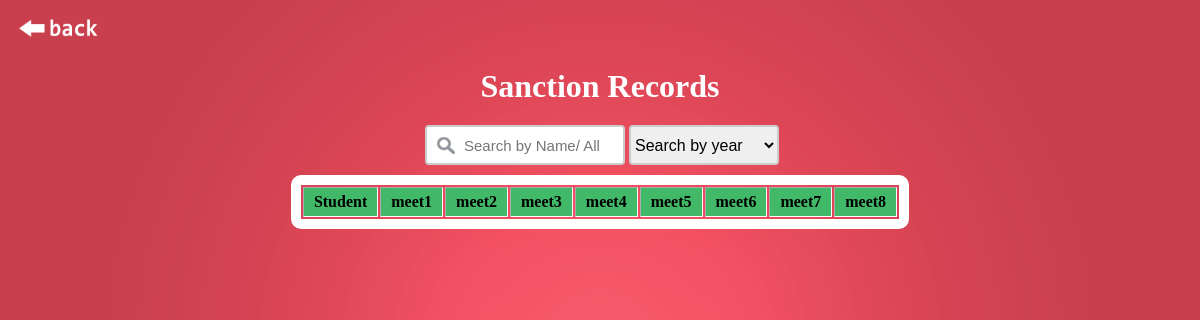
The page /pages/record.php on the database its author committed.
### tables this page shows
CREATE TABLE `meeting` (
  `m_id` int(11) NOT NULL,
  `description` varchar(11) NOT NULL,
  `m_date` varchar(11) NOT NULL
);

### process/functions.php (called while the page is built, shortened)
<?php
 function connect(){
 	$db = new PDO("mysql:host=localhost;dbname=sad","root","", array(
 		PDO::MYSQL_ATTR_INIT_COMMAND => "SET NAMES UTF8",
 		PDO::MYSQL_ATTR_USE_BUFFERED_QUERY => TRUE,
 		PDO::MYSQL_ATTR_LOCAL_INFILE => TRUE,
 		PDO::MYSQL_ATTR_USE_BUFFERED_QUERY));
 	return $db;
 }
function getmeet(){
	$db = connect();
	$sth = $db->prepare("SELECT * From meeting");
	$sth->execute();
	$results = $sth->fetchAll(PDO::FETCH_OBJ);
	return $results;
}

### pages/record.php (the view, shortened to what this page needs)
<?php
include "../process/functions.php";
$getmeet = getmeet();
?>
<!DOCTYPE html>
<html>
<head>
	<link href = "../css/record.css" rel = "stylesheet">
</head>
<body background="../img/bc.png">
<div class="fixbox">
<a href="../index.php"><img class="img1" src="../img/back.png"></a> </div>
	<div class="containers">
		<div class="logoban">
			<h1 align="center">Sanction Records</h1>
		</div>
		<div class="recordbox">
		<div class="botbox">
		<form class="search" method="POST" action="record.php" >
					<input type="text" name="search" placeholder="Search by Name/ All">
		</form>
		<form class="searchyr" method="POST" action="record.php">
		<select name="searchyr" onchange="this.form.submit()">
			<option disabled selected hidden value="">Search by year</option>
		</select>
		</form>
		</div>
			<div class="overflowbox">
			<table class="table1" border="1">
		<tr>
			<th>Student</th>
			<?php foreach ($getmeet as $g):?>
			<th><?php echo $g->description; ?></th>
			<?php endforeach;?>
		</tr>
		</table>
		</div>
		</div>
	</div>
</body>
</html>

### css/record.css (style rules this page uses)
body { background-size: cover; }
.logoban { display: block; margin: 0 auto; margin-bottom: 10px; width: 300px; color: white; }
.logoban h1 { position: relative; margin: 0 auto; }
.containers { margin: 10px auto; }
.recordbox { display: block; margin: 0 auto; }
.recordbox table { margin: 0 auto; border: 10px solid white; border-radius: 10px; }
.recordbox th { padding: 5px 10px; background-color: #41b968; }
.fixbox { height: 50px; width: 200px; }
.img1 { width: 50%; height: 85%; margin: 0 0; }
.search input[type="text"] { display: block; margin: 10px auto; width: 200px; height: 40px; box-sizing: border-box; border: 2px solid #ccc; border-radius: 4px; font-size: 16px; background-color: white; background-image: url('../img/searchicon1.png'); background-position: 10px 10px; background-repeat: no-repeat; padding: 5px 0px 5px 37px; -webkit-transition: width 0.4s ease-in-out; transition: width 0.4s ease-in-out; font-size: 15px; }
.recordbox form { display: inline-block; margin: 0 auto; }
.searchyr select { display: block; margin: 0 auto; width: 150px; height: 40px; border: 2px solid #ccc; border-radius: 4px; font-size: 16px; background-position: 10px 10px; background-repeat: no-repeat; }
.botbox { display: block; position: relative; margin: 0 auto; width: 400px; padding-left: 50px; }
.overflowbox { margin: 0 auto; width: 1000px; height: 400px; border-radius: 10px; overflow: auto; }

### rows shown on the page
meeting: description "meet1"
meeting: description "meet2"
meeting: description "meet3"
meeting: description "meet4"
meeting: description "meet5"
meeting: description "meet6"
meeting: description "meet7"
meeting: description "meet8"
